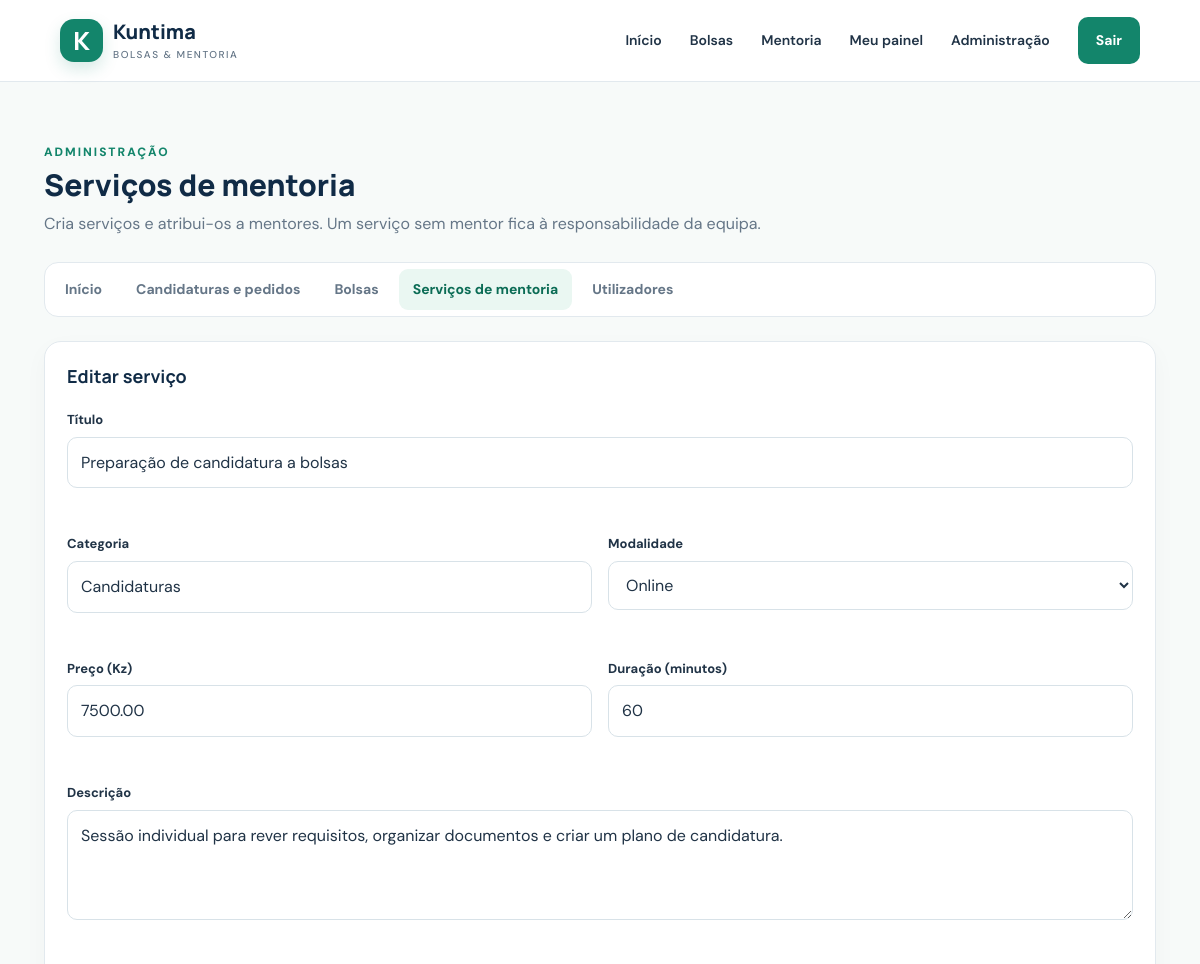
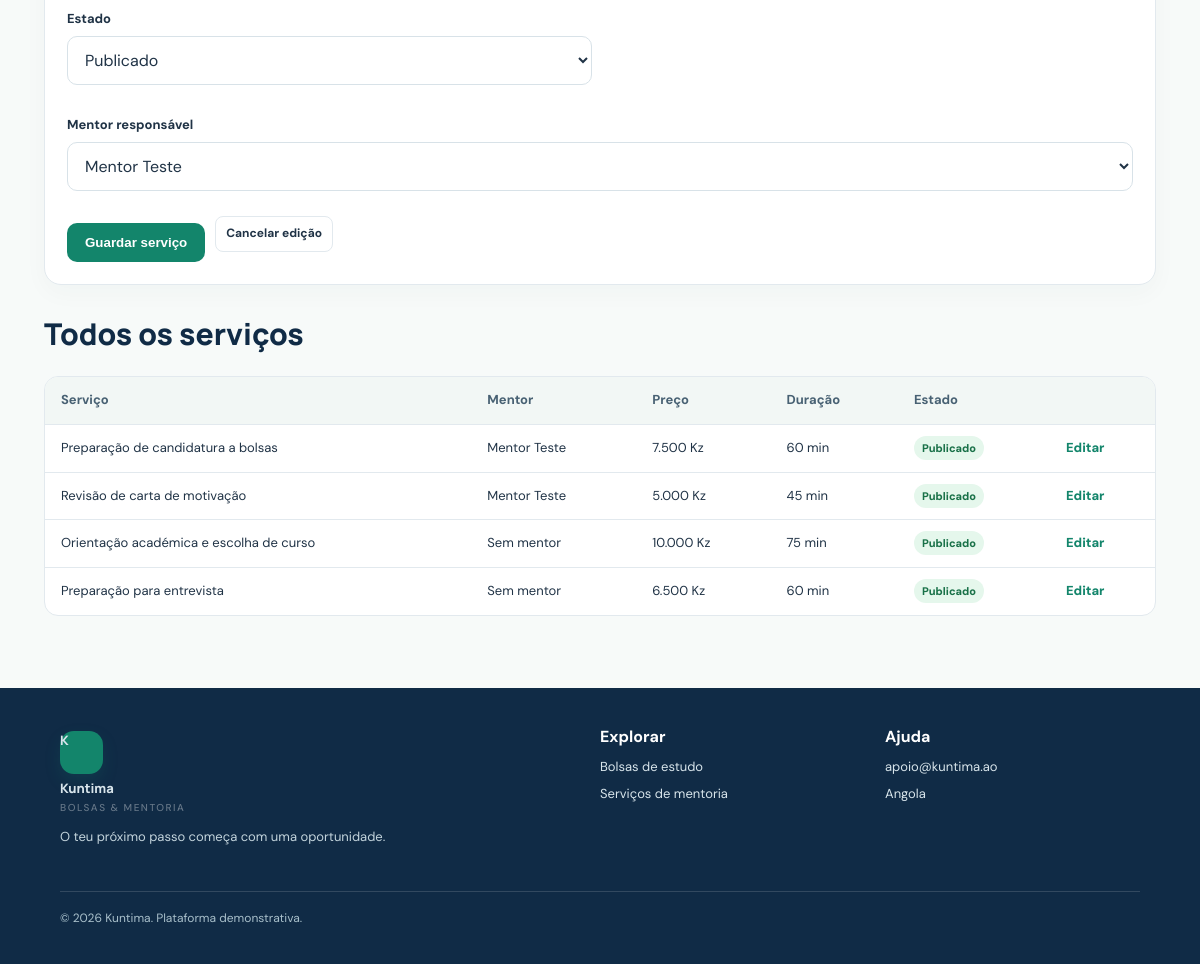
/admin_servicos.php?editar=1 (signed in), run on the app's committed database (2 pictures, top to bottom).
### tables this page shows
CREATE TABLE IF NOT EXISTS servico_mentoria (
 id INT UNSIGNED AUTO_INCREMENT PRIMARY KEY,
 mentor_id INT UNSIGNED NULL,
 title VARCHAR(180) NOT NULL,
 category VARCHAR(100) NOT NULL,
 description TEXT NOT NULL,
 price DECIMAL(10,2) NOT NULL DEFAULT 0,
 duration_minutes SMALLINT UNSIGNED NOT NULL DEFAULT 60,
 delivery ENUM('Online','Presencial','Online e presencial') NOT NULL DEFAULT 'Online',
 status ENUM('published','draft') NOT NULL DEFAULT 'published',
 created_at TIMESTAMP DEFAULT CURRENT_TIMESTAMP,
 CONSTRAINT fk_service_mentor FOREIGN KEY (mentor_id) REFERENCES users(id) ON DELETE SET NULL
);

CREATE TABLE IF NOT EXISTS users (
 id INT UNSIGNED AUTO_INCREMENT PRIMARY KEY,
 name VARCHAR(120) NOT NULL,
 email VARCHAR(190) NOT NULL UNIQUE,
 password_hash VARCHAR(255) NOT NULL,
 role ENUM('student','mentor','admin') NOT NULL DEFAULT 'student',
 account_status ENUM('approved','pending','rejected') NOT NULL DEFAULT 'approved',
 phone VARCHAR(40) NULL,
 education_level VARCHAR(100) NULL,
 field_of_study VARCHAR(120) NULL,
 created_at TIMESTAMP DEFAULT CURRENT_TIMESTAMP
);

### config.php (called while the page is built, shortened)
<?php
function e($value): string { return htmlspecialchars((string)$value, ENT_QUOTES, 'UTF-8'); }

### admin_servicos.php (the view, shortened to what this page needs)
<?php
require_once 'config.php'; require_once 'includes/perfis.php';
$pdo = db();
$mentores = $pdo->query("SELECT id,name FROM users WHERE role='mentor' ORDER BY name")->fetchAll();
if (!isset($form)) {
    $form = ['status' => 'published', 'delivery' => 'Online', 'duration_minutes' => 60];
    if (isset($_GET['editar'])) {
        $st = $pdo->prepare('SELECT * FROM servico_mentoria WHERE id=?'); $st->execute([(int)$_GET['editar']]);
        $form = $st->fetch() ?: $form;
    }
}
$lista = $pdo->query('SELECT m.*,u.name AS mentor FROM servico_mentoria m LEFT JOIN users u ON u.id=m.mentor_id ORDER BY m.created_at DESC')->fetchAll();
require 'includes/header.php'; ?>
<div class="page-heading"><span class="eyebrow" style="color:var(--green)">Administração</span><h1>Serviços de mentoria</h1><p>Cria serviços e atribui-os a mentores. Um serviço sem mentor fica à responsabilidade da equipa.</p></div>
<?php perfil_nav('admin', 'admin_servicos.php'); ?>
<section class="card form-wide">
    <h3 style="margin-top:0"><?=!empty($form['id']) ? 'Editar serviço' : 'Novo serviço'?></h3>
    <form method="post">
        <?php servico_campos($form); ?>
        <div class="field"><label for="mentor_id">Mentor responsável</label><select id="mentor_id" name="mentor_id"><?php foreach ($mentores as $m): ?><option value="<?=(int)$m['id']?>" <?=(int)($form['mentor_id'] ?? 0) === (int)$m['id'] ? 'selected' : ''?>><?=e($m['name'])?></option><?php endforeach; ?></select></div>
        <div class="form-actions"><button class="btn-primary" type="submit">Guardar serviço</button><?php if (!empty($form['id'])): ?><a class="btn-small" href="admin_servicos.php">Cancelar edição</a><?php endif; ?></div>
    </form>
</section>
<section class="section" style="padding-top:0"><div class="section-head"><div><h2>Todos os serviços</h2></div></div>
<?php if ($lista): ?><div class="table-wrap"><table><thead><tr><th>Serviço</th><th>Mentor</th><th>Preço</th><th>Duração</th><th>Estado</th><th></th></tr></thead><tbody>
<?php foreach ($lista as $s): ?><tr><td><?=e($s['title'])?></td><td><?=e($s['mentor'] ?? 'Sem mentor')?></td><td><?=e(kz($s['price']))?></td><td><?=e($s['duration_minutes'])?> min</td><td><span class="status <?=$s['status'] === 'published' ? 'approved' : 'pending'?>"><?=$s['status'] === 'published' ? 'Publicado' : 'Rascunho'?></span></td><td><a class="text-link" href="admin_servicos.php?editar=<?=(int)$s['id']?>#title">Editar</a></td></tr><?php endforeach; ?>
</tbody></table></div><?php else: ?><div class="empty">Ainda não existem serviços.</div><?php endif; ?></section>
<?php require 'includes/footer.php'; ?>

### perfis.php (shortened to what this page needs)
<?php
require_once __DIR__ . '/../config.php';
function kz($valor): string { return number_format((float)$valor, 0, ',', '.') . ' Kz'; }
function perfil_nav(string $perfil, string $ativo): void {
    $menus = [
        'admin' => [
            ['admin_inicio.php', 'Início'],
            ['admin.php', 'Candidaturas e pedidos'],
            ['admin_bolsas.php', 'Bolsas'],
            ['admin_servicos.php', 'Serviços de mentoria'],
            ['admin_utilizadores.php', 'Utilizadores'],
        ],
        'mentor' => [
            ['mentor.php', 'Início'],
            ['mentor_servicos.php', 'Os meus serviços'],
            ['mentor_pedidos.php', 'Pedidos recebidos'],
        ],
    ];
    echo '<nav class="perfil-nav" aria-label="Caminhos de ' . e($perfil) . '">';
    foreach ($menus[$perfil] as [$url, $rotulo]) {
        echo '<a href="' . e($url) . '"' . ($url === $ativo ? ' class="ativo" aria-current="page"' : '') . '>' . e($rotulo) . '</a>';
    }
    echo '</nav>';
}
function servico_campos(array $v): void { ?>
    <div class="form-grid">
        <div class="field full"><label for="title">Título</label><input id="title" name="title" required maxlength="180" value="<?=e($v['title'] ?? '')?>"></div>
        <div class="field"><label for="category">Categoria</label><input id="category" name="category" required maxlength="100" placeholder="Ex.: Escrita académica" value="<?=e($v['category'] ?? '')?>"></div>
        <div class="field"><label for="delivery">Modalidade</label><select id="delivery" name="delivery"><?php foreach (['Online', 'Presencial', 'Online e presencial'] as $o): ?><option <?=($v['delivery'] ?? 'Online') === $o ? 'selected' : ''?>><?=e($o)?></option><?php endforeach; ?></select></div>
        <div class="field"><label for="price">Preço (Kz)</label><input id="price" name="price" required inputmode="decimal" value="<?=e($v['price'] ?? '')?>"></div>
        <div class="field"><label for="duration_minutes">Duração (minutos)</label><input id="duration_minutes" name="duration_minutes" type="number" min="15" max="480" required value="<?=e($v['duration_minutes'] ?? 60)?>"></div>
        <div class="field full"><label for="description">Descrição</label><textarea id="description" name="description" required><?=e($v['description'] ?? '')?></textarea></div>
        <div class="field"><label for="status">Estado</label><select id="status" name="status"><option value="published" <?=($v['status'] ?? 'published') === 'published' ? 'selected' : ''?>>Publicado</option></select></div>
    </div>
<?php }

### style.css (style rules this page uses)
:root { --navy:#102b46;--green:#13856b;--green2:#0b6c55;--mint:#eaf7f2;--ink:#203346;--muted:#657687;--line:#e2e9ee;--bg:#f7faf9;--white:#fff;--gold:#f4b740 }
* { box-sizing:border-box }
body { margin:0;background:var(--bg);font-family:'DM Sans',sans-serif;color:var(--ink);line-height:1.6 }
a { color:inherit;text-decoration:none }
.navlinks .nav-cta,.btn-primary { background:var(--green);color:#fff;padding:12px 18px;border-radius:10px;display:inline-flex;justify-content:center;align-items:center;border:0;font-weight:700;cursor:pointer }
.eyebrow { color:#a8f0d8;text-transform:uppercase;font-size:12px;font-weight:800;letter-spacing:2px }
.section { padding:48px 0 8px }
.section-head { display:flex;justify-content:space-between;align-items:end;gap:20px;margin-bottom:22px }
.section h2,.page-heading h1 { font:800 30px Manrope;color:var(--navy);margin:0 }
.section-head p,.page-heading p { margin:6px 0 0;color:var(--muted) }
.text-link { color:var(--green);font-weight:800 }
.card { background:#fff;border:1px solid var(--line);border-radius:17px;padding:22px;box-shadow:0 8px 25px #16344b08 }
.card h3 { font:700 18px/1.35 Manrope;color:var(--navy);margin:17px 0 7px }
.card .btn-primary { width:100%;margin-top:17px }
.page-heading { padding:28px 0 22px }
.filters input,.filters select,.field input,.field select,.field textarea { width:100%;border:1px solid #d8e2e8;background:#fff;border-radius:10px;padding:12px 13px;font:inherit;color:var(--ink);outline:none }
.form-grid { display:grid;grid-template-columns:1fr 1fr;gap:16px }
.field { margin:15px 0 }
.field label { display:block;font-size:13px;font-weight:700;margin-bottom:6px }
.field textarea { min-height:110px;resize:vertical }
.table-wrap { overflow-x:auto;background:white;border:1px solid var(--line);border-radius:14px }
table { width:100%;border-collapse:collapse;min-width:640px }
th,td { text-align:left;padding:13px 16px;border-bottom:1px solid var(--line);font-size:13px }
th { background:#f2f7f5;color:#486173 }
tr:last-child td { border-bottom:0 }
.btn-small { display:inline-block;border:1px solid var(--line);border-radius:8px;padding:7px 10px;background:white;font-size:12px;font-weight:700;cursor:pointer }
.status { font-size:11px;border-radius:20px;padding:5px 8px;background:#eef2f5;color:#526577;font-weight:800 }
.status.approved { background:#e5f7ec;color:#197148 }

### perfis.php (style rules this page uses)
.perfil-nav { display:flex;gap:6px;flex-wrap:wrap;margin:4px 0 24px;padding:6px;background:#fff;border:1px solid var(--line);border-radius:14px }
.perfil-nav a { padding:9px 14px;border-radius:9px;font-size:14px;font-weight:700;color:var(--muted) }
.perfil-nav a.ativo { background:var(--mint);color:var(--green2) }
.form-grid .field.full { grid-column:1/-1 }
.form-actions { display:flex;gap:10px;align-items:center;flex-wrap:wrap }
.form-actions .btn-primary { width:auto }
.card.form-wide { margin-bottom:28px }

### data on the page
servico_mentoria: title "Preparação de candidatura a bolsas", category "Candidaturas", price "7500.00", duration_minutes "60", description "Sessão individual para rever requisitos, organizar documentos e criar um plano de candidatura.", status "Publicado", mentor_id "Mentor Teste", mentor.name "Mentor Teste", price "7.500 Kz"
servico_mentoria: title "Revisão de carta de motivação", mentor.name "Mentor Teste", price "5.000 Kz", duration_minutes "45", status "Publicado"
servico_mentoria: title "Orientação académica e escolha de curso", mentor "Sem mentor", price "10.000 Kz", duration_minutes "75", status "Publicado"
servico_mentoria: title "Preparação para entrevista", mentor "Sem mentor", price "6.500 Kz", duration_minutes "60", status "Publicado"

### other printed values
$rotulo "Início"
$rotulo "Candidaturas e pedidos"
$rotulo "Bolsas"
$rotulo "Serviços de mentoria"
$rotulo "Utilizadores"
form field delivery "Online"
